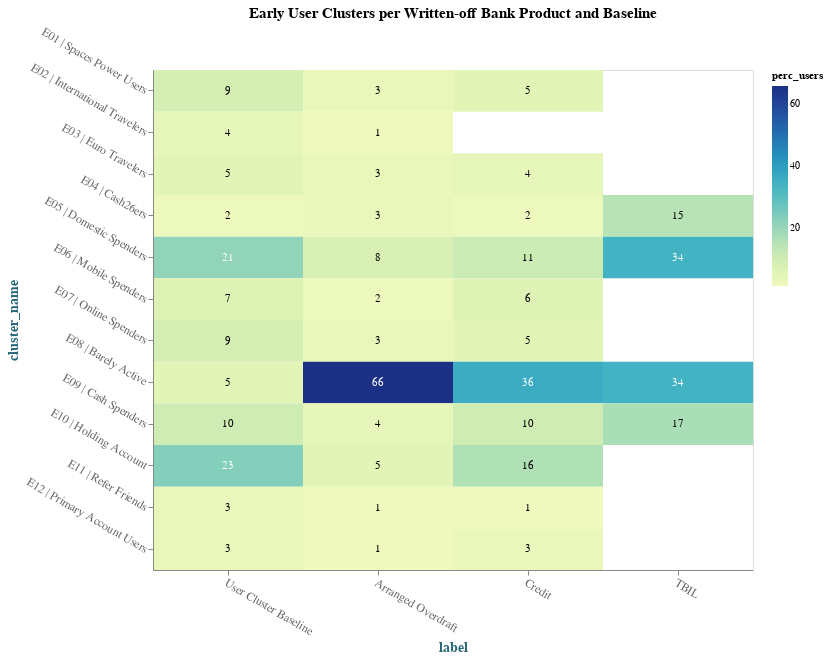

This figure's notebook cell:
### Markdown cell above
By now it should be no surprise that when looking into write-off users with early user clusters, that the Barely Active user cluster is the most represented one for both Arranged Overdraft and Consumer Credit. As for TBIL users, since we only had 7 write-offs for this product at the time of this deep dive, these may be worth revisiting once we have more data on this one.

### Code cell
heatmap = (
    alt.Chart(write_off_clusters_df)
    .mark_rect()
    .encode(
        x="label:N", y="cluster_name:N", color="perc_users:Q", tooltip="perc_users:Q"
    )
    .properties(
        width=600,
        height=500,
        title="Early User Clusters per Written-off Bank Product and Baseline",
    )
)

# Configure text
text = heatmap.mark_text(baseline="middle").encode(
    text="perc_users:Q",
    color=alt.condition(
        alt.datum.perc_users < 20, alt.value("black"), alt.value("white")
    ),
)

graph = (
    alt.hconcat(heatmap + text)
    .configure_axis(
        labelFontSize=12,
        titleFontSize=14,
        labelAngle=30,
        labelColor="#666666",
        titleColor="#266678",
        grid=False,
    )
    .configure_title(fontSize=15)
)

graph

### Figure 1 — Vega-Lite specification as saved in the notebook (floating-point values rounded to 4 significant figures)
{"config": {"view": {"continuousWidth": 400, "continuousHeight": 300}, "axis": {"grid": false, "labelAngle": 30, "labelColor": "#666666", "labelFontSize": 12, "titleColor": "#266678", "titleFontSize": 14}, "title": {"fontSize": 15}}, "hconcat": [{"layer": [{"mark": "rect", "encoding": {"color": {"type": "quantitative", "field": "perc_users"}, "tooltip": {"type": "quantitative", "field": "perc_users"}, "x": {"type": "nominal", "field": "label"}, "y": {"type": "nominal", "field": "cluster_name"}}, "height": 500, "title": "Early User Clusters per Written-off Bank Product and Baseline", "width": 600}, {"mark": {"type": "text", "baseline": "middle"}, "encoding": {"color": {"condition": {"value": "black", "test": "(datum.perc_users < 20)"}, "value": "white"}, "text": {"type": "quantitative", "field": "perc_users"}, "tooltip": {"type": "quantitative", "field": "perc_users"}, "x": {"type": "nominal", "field": "label"}, "y": {"type": "nominal", "field": "cluster_name"}}, "height": 500, "title": "Early User Clusters per Written-off Bank Product and Baseline", "width": 600}]}], "data": {"name": "data-b5b7a00cf0b3b4934b9c1512769a3db7"}, "$schema": "https://vega.github.io/schema/vega-lite/v4.8.1.json", "datasets": {"data-b5b7a00cf0b3b4934b9c1512769a3db7": [{"label": " User Cluster Baseline", "cluster_name": "E01 | Spaces Power Users", "n_users": 230100.0, "perc_users": 9.0}, {"label": " User Cluster Baseline", "cluster_name": "E02 | International Travelers", "n_users": 91250.0, "perc_users": 4.0}, {"label": " User Cluster Baseline", "cluster_name": "E03 | Euro Travelers", "n_users": 126800.0, "perc_users": 5.0}, {"label": " User Cluster Baseline", "cluster_name": "E04 | Cash26ers", "n_users": 43460.0, "perc_users": 2.0}, {"label": " User Cluster Baseline", "cluster_name": "E05 | Domestic Spenders", "n_users": 527200.0, "perc_users": 21.0}, {"label": " User Cluster Baseline", "cluster_name": "E06 | Mobile Spenders", "n_users": 177700.0, "perc_users": 7.0}, {"label": " User Cluster Baseline", "cluster_name": "E07 | Online Spenders", "n_users": 231900.0, "perc_users": 9.0}, {"label": " User Cluster Baseline", "cluster_name": "E08 | Barely Active", "n_users": 132400.0, "perc_users": 5.0}, {"label": " User Cluster Baseline", "cluster_name": "E09 | Cash Spenders", "n_users": 243400.0, "perc_users": 10.0}, {"label": " User Cluster Baseline", "cluster_name": "E10 | Holding Account", "n_users": 568900.0, "perc_users": 23.0}, {"label": " User Cluster Baseline", "cluster_name": "E11 | Refer Friends", "n_users": 81190.0, "perc_users": 3.0}, {"label": " User Cluster Baseline", "cluster_name": "E12 | Primary Account Users", "n_users": 66930.0, "perc_users": 3.0}, {"label": "Arranged Overdraft", "cluster_name": "E01 | Spaces Power Users", "n_users": 1216.0, "perc_users": 3.0}, {"label": "Arranged Overdraft", "cluster_name": "E02 | International Travelers", "n_users": 440.0, "perc_users": 1.0}, {"label": "Arranged Overdraft", "cluster_name": "E03 | Euro Travelers", "n_users": 920.0, "perc_users": 3.0}, {"label": "Arranged Overdraft", "cluster_name": "E04 | Cash26ers", "n_users": 952.0, "perc_users": 3.0}, {"label": "Arranged Overdraft", "cluster_name": "E05 | Domestic Spenders", "n_users": 2784.0, "perc_users": 8.0}, {"label": "Arranged Overdraft", "cluster_name": "E06 | Mobile Spenders", "n_users": 736.0, "perc_users": 2.0}, {"label": "Arranged Overdraft", "cluster_name": "E07 | Online Spenders", "n_users": 928.0, "perc_users": 3.0}, {"label": "Arranged Overdraft", "cluster_name": "E08 | Barely Active", "n_users": 23630.0, "perc_users": 66.0}, {"label": "Arranged Overdraft", "cluster_name": "E09 | Cash Spenders", "n_users": 1456.0, "perc_users": 4.0}, {"label": "Arranged Overdraft", "cluster_name": "E10 | Holding Account", "n_users": 1880.0, "perc_users": 5.0}, {"label": "Arranged Overdraft", "cluster_name": "E11 | Refer Friends", "n_users": 224.0, "perc_users": 1.0}, {"label": "Arranged Overdraft", "cluster_name": "E12 | Primary Account Users", "n_users": 528.0, "perc_users": 1.0}, {"label": "Credit", "cluster_name": "E01 | Spaces Power Users", "n_users": 48.0, "perc_users": 5.0}, {"label": "Credit", "cluster_name": "E03 | Euro Travelers", "n_users": 32.0, "perc_users": 4.0}, {"label": "Credit", "cluster_name": "E04 | Cash26ers", "n_users": 21.0, "perc_users": 2.0}, {"label": "Credit", "cluster_name": "E05 | Domestic Spenders", "n_users": 96.0, "perc_users": 11.0}, {"label": "Credit", "cluster_name": "E06 | Mobile Spenders", "n_users": 56.0, "perc_users": 6.0}, {"label": "Credit", "cluster_name": "E07 | Online Spenders", "n_users": 48.0, "perc_users": 5.0}, {"label": "Credit", "cluster_name": "E08 | Barely Active", "n_users": 312.0, "perc_users": 36.0}, {"label": "Credit", "cluster_name": "E09 | Cash Spenders", "n_users": 88.0, "perc_users": 10.0}, {"label": "Credit", "cluster_name": "E10 | Holding Account", "n_users": 144.0, "perc_users": 16.0}, {"label": "Credit", "cluster_name": "E11 | Refer Friends", "n_users": 8.0, "perc_users": 1.0}, {"label": "Credit", "cluster_name": "E12 | Primary Account Users", "n_users": 24.0, "perc_users": 3.0}, {"label": "TBIL", "cluster_name": "E04 | Cash26ers", "n_users": 7.0, "perc_users": 15.0}, {"label": "TBIL", "cluster_name": "E05 | Domestic Spenders", "n_users": 16.0, "perc_users": 34.0}, {"label": "TBIL", "cluster_name": "E08 | Barely Active", "n_users": 16.0, "perc_users": 34.0}, {"label": "TBIL", "cluster_name": "E09 | Cash Spenders", "n_users": 8.0, "perc_users": 17.0}]}}
